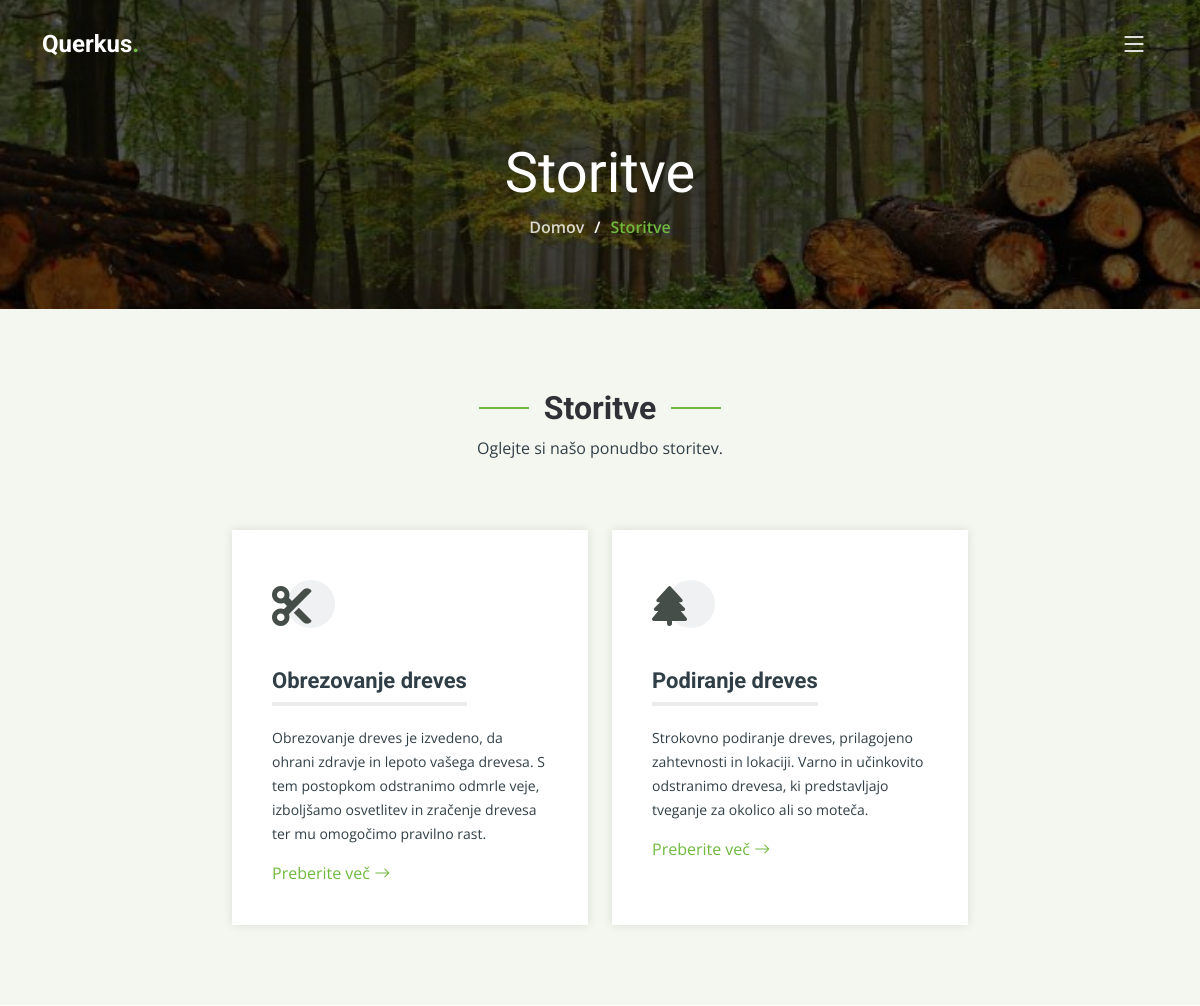
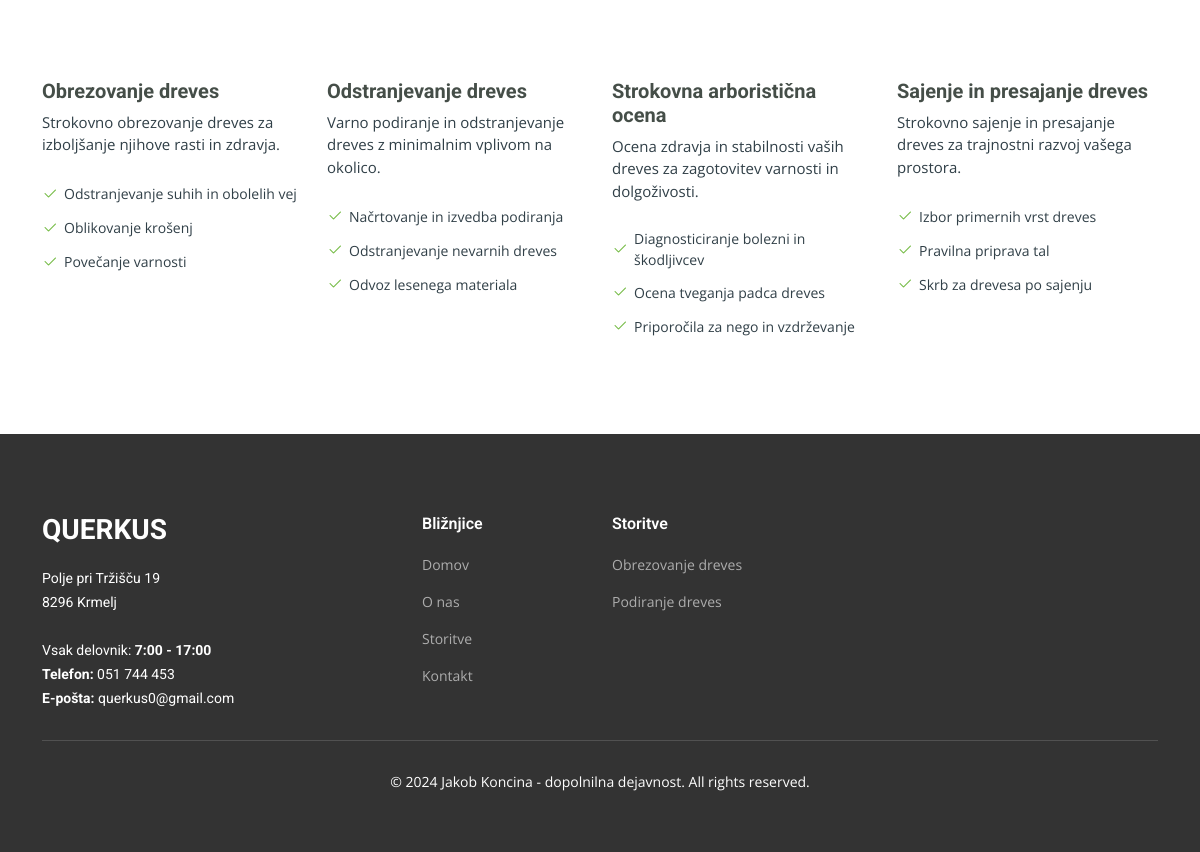
Before: /storitve/ with the older database file (2 pictures, top to bottom).
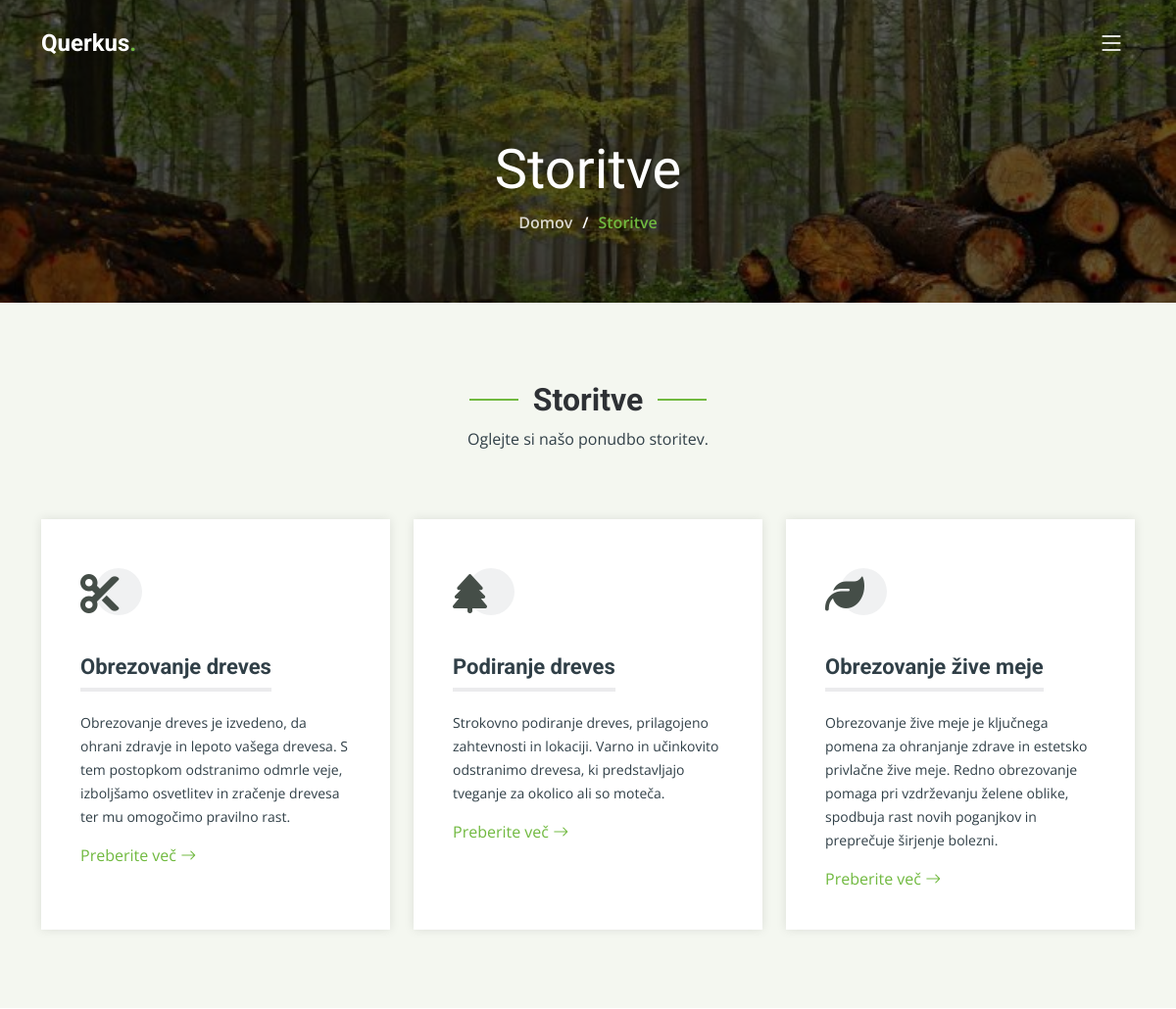
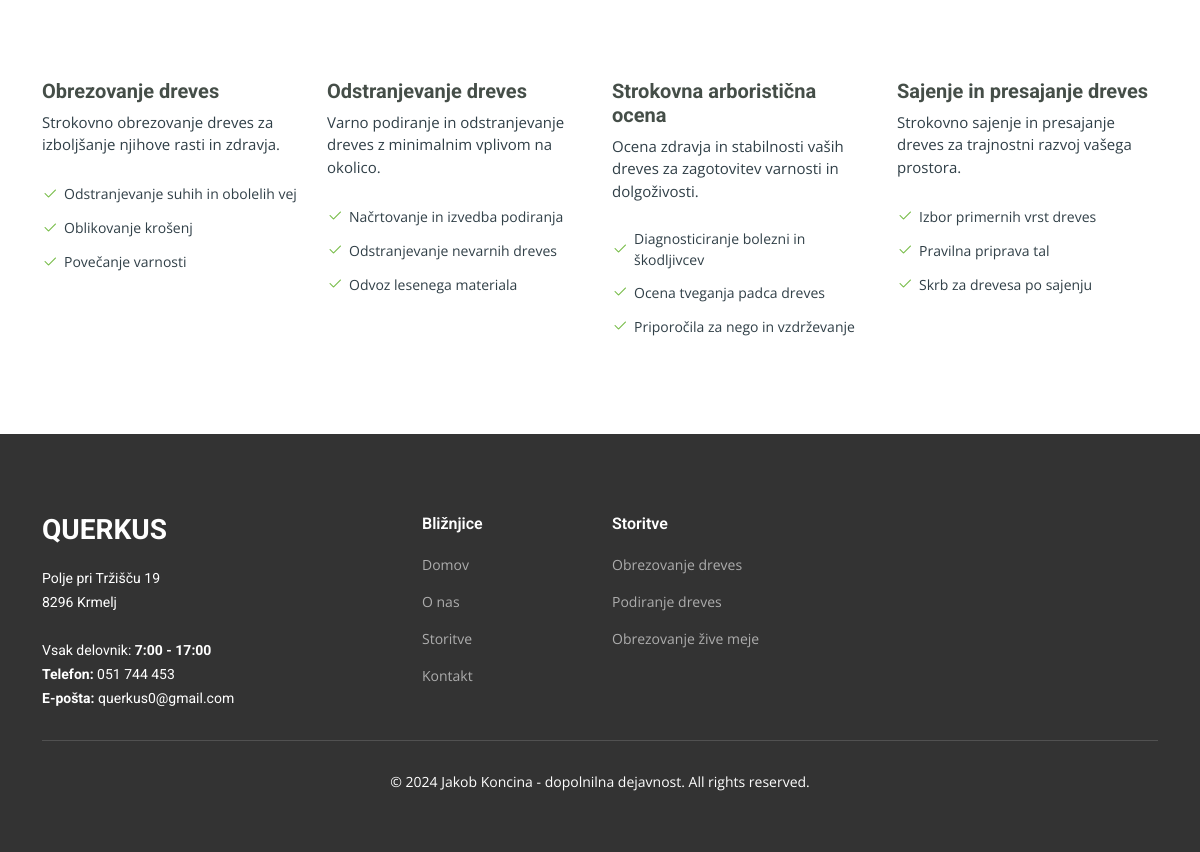
After: the same page with the newer database file (2 pictures, top to bottom).
### company_website/models.py (models this page shows, shortened)
class Service(models.Model):
    title = models.CharField(max_length=100)
    description = models.TextField()
    icon = models.CharField(max_length=50)
    TEMPLATE_CHOICES = [
        ('obrezovanje-dreves', 'Obrezovanje dreves'),
        ('podiranje-dreves', 'Podiranje dreves'),
        ('obrezovanje-zive-meje', 'Obrezovanje žive meje'),
    ]
    template = models.CharField(max_length=100, choices=TEMPLATE_CHOICES)

### company_website/views.py (the view)
# urls.py: path('storitve/', views.services, name='services'),
def services(request):
    service_process = ServiceProcess.objects.all()
    services = Service.objects.all()
    context = {
        'service_process': service_process,
        'services': services,
    }
    return render(request, 'services.html', context)

### company_website/templates/services.html (shortened to what this page needs)
{% extends 'base.html' %}
{% load static %}
{% block content %}
<header id="header" class="header d-flex align-items-center">
  <div class="container-fluid container-xl d-flex align-items-center justify-content-between">
    <a href="{% url 'home' %}" class="logo d-flex align-items-center">
      <h1>Querkus<span>.</span></h1>
    </a>
    <i class="mobile-nav-toggle mobile-nav-show bi bi-list"></i>
  </div>
</header>
  <main id="main">
    <div class="breadcrumbs d-flex align-items-center" style="background-image: url('{% static 'company_website/assets/img/hero-carousel/drevo3.jpg' %}');">
      <div class="container position-relative d-flex flex-column align-items-center" data-aos="fade">
        <h2>Storitve</h2>
        <ol>
          <li><a href=" {% url 'home' %} ">Domov</a></li>
          <li>Storitve</li>
        </ol>
      </div>
    </div>
    <section id="services" class="services section-bg2">
      <div class="container" data-aos="fade-up">
        <div class="section-header">
          <h2>Storitve</h2>
          <p>Oglejte si našo ponudbo storitev.</p>
        </div>
        <div class="row gy-4 justify-content-center">
          {% for service in services %}
          <div class="col-lg-4 col-md-6" data-aos="fade-up" data-aos-delay="100">
            <div class="service-item position-relative">
              <div class="icon">
                <i class="{{ service.icon }}"></i>
              </div>
              <h3>{{ service.title }}</h3>
              <p>{{ service.description }}</p>
              <a href="{% url 'service_detail' service.id %}" class="readmore stretched-link">Preberite več <i class="bi bi-arrow-right"></i></a>
            </div>
          </div>
          {% endfor %}
        </div>
      </div>
    </section>
    <section id="services-cards" class="services-cards">
      <div class="container" data-aos="fade-up">
        <div class="row gy-4">
          <div class="col-lg-3 col-md-6" data-aos="zoom-in" data-aos-delay="100">
            <h3>Obrezovanje dreves</h3>
            <p>Strokovno obrezovanje dreves za izboljšanje njihove rasti in zdravja.</p>
            <ul class="list-unstyled">
              <li><i class="bi bi-check2"></i> <span>Odstranjevanje suhih in obolelih vej</span></li>
              <li><i class="bi bi-check2"></i> <span>Oblikovanje krošenj</span></li>
              <li><i class="bi bi-check2"></i> <span>Povečanje varnosti</span></li>
            </ul>
          </div>
          <div class="col-lg-3 col-md-6" data-aos="zoom-in" data-aos-delay="200">
            <h3>Odstranjevanje dreves</h3>
            <p>Varno podiranje in odstranjevanje dreves z minimalnim vplivom na okolico.</p>
            <ul class="list-unstyled">
              <li><i class="bi bi-check2"></i> <span>Načrtovanje in izvedba podiranja</span></li>
              <li><i class="bi bi-check2"></i> <span>Odstranjevanje nevarnih dreves</span></li>
              <li><i class="bi bi-check2"></i> <span>Odvoz lesenega materiala</span></li>
            </ul>
          </div>
          <div class="col-lg-3 col-md-6" data-aos="zoom-in" data-aos-delay="300">
            <h3>Strokovna arboristična ocena</h3>
            <p>Ocena zdravja in stabilnosti vaših dreves za zagotovitev varnosti in dolgoživosti.</p>
            <ul class="list-unstyled">
              <li><i class="bi bi-check2"></i> <span>Diagnosticiranje bolezni in škodljivcev</span></li>
              <li><i class="bi bi-check2"></i> <span>Ocena tveganja padca dreves</span></li>
              <li><i class="bi bi-check2"></i> <span>Priporočila za nego in vzdrževanje</span></li>
            </ul>
          </div>
          <div class="col-lg-3 col-md-6" data-aos="zoom-in" data-aos-delay="400">
            <h3>Sajenje in presajanje dreves</h3>
            <p>Strokovno sajenje in presajanje dreves za trajnostni razvoj vašega prostora.</p>
            <ul class="list-unstyled">
              <li><i class="bi bi-check2"></i> <span>Izbor primernih vrst dreves</span></li>
              <li><i class="bi bi-check2"></i> <span>Pravilna priprava tal</span></li>
              <li><i class="bi bi-check2"></i> <span>Skrb za drevesa po sajenju</span></li>
            </ul>
          </div>
        </div>
      </div>
    </section>
    {% endblock %}

### company_website/templates/base.html (shortened to what this page needs)
{% load static %}
{% load tz %}
<!DOCTYPE html>
<html lang="en">
<head>
  <link href="{% static 'company_website/assets/vendor/bootstrap/css/bootstrap.min.css' %}" rel="stylesheet">
  <link href="{% static 'company_website/assets/vendor/bootstrap-icons/bootstrap-icons.css' %}" rel="stylesheet">
  <link href="{% static 'company_website/assets/vendor/fontawesome-free/css/all.min.css' %}" rel="stylesheet">
  <link href="{% static 'company_website/assets/vendor/aos/aos.css' %}" rel="stylesheet">
  <link href="{% static 'company_website/assets/vendor/glightbox/css/glightbox.min.css' %}" rel="stylesheet">
  <link href="{% static 'company_website/assets/vendor/swiper/swiper-bundle.min.css' %}" rel="stylesheet">
  <link href= "{% static 'company_website/assets/css/main.css' %}" rel="stylesheet">
</head>
<body>
  <main>
  {% block content %}
  {% endblock %}
  </main>
  <footer id="footer" class="footer">
    <div class="footer-content position-relative">
      <div class="container">
        <div class="row">
          <div class="col-lg-4 col-md-6">
            <div class="footer-info">
              <h3>Querkus</h3>
              <p>
                Polje pri Tržišču 19<br>
                8296 Krmelj<br><br>
                Vsak delovnik: <strong>7:00 - 17:00</strong><br>
                <strong>Telefon:</strong> 051 744 453<br>
                <strong>E-pošta:</strong> querkus0@gmail.com<br>
              </p>
            </div>
          </div>
          <div class="col-lg-2 col-md-3 footer-links">
            <h4>Bližnjice</h4>
            <ul>
              <li><a href="{% url 'home' %}">Domov</a></li>
              <li><a href="{% url 'about_us' %}">O nas</a></li>
              <li><a href="{% url 'services' %}">Storitve</a></li>
              <li><a href="{% url 'contact' %}">Kontakt</a></li>
            </ul>
          </div>
          <div class="col-lg-2 col-md-3 footer-links">
            <h4>Storitve</h4>
            <ul>
              {% for service in services%}
              <li><a href="{% url 'service_detail' service.id %}">{{ service.title }}</a></li>
              {% endfor %}
            </ul>
          </div>
        </div>
      </div>
    </div>
   <div class="footer-legal text-center position-relative">
      <div class="container">
        <div class="copyright">
          &copy; {% now "Y" %} Jakob Koncina - dopolnilna dejavnost. All rights reserved.
        </div>
      </div>
    </div>
  </footer>
</body>
</html>

Changed rows visible on the page:
added Service: title "Obrezovanje žive meje", description "Obrezovanje žive meje je ključnega pomena za ohranjanje zdrave in estetsko privlačne žive meje. Redno obrezovanje pomaga pri vzdrževanju želene oblike, spodbuja rast novih poganjkov in preprečuje širjenje bolezni."
